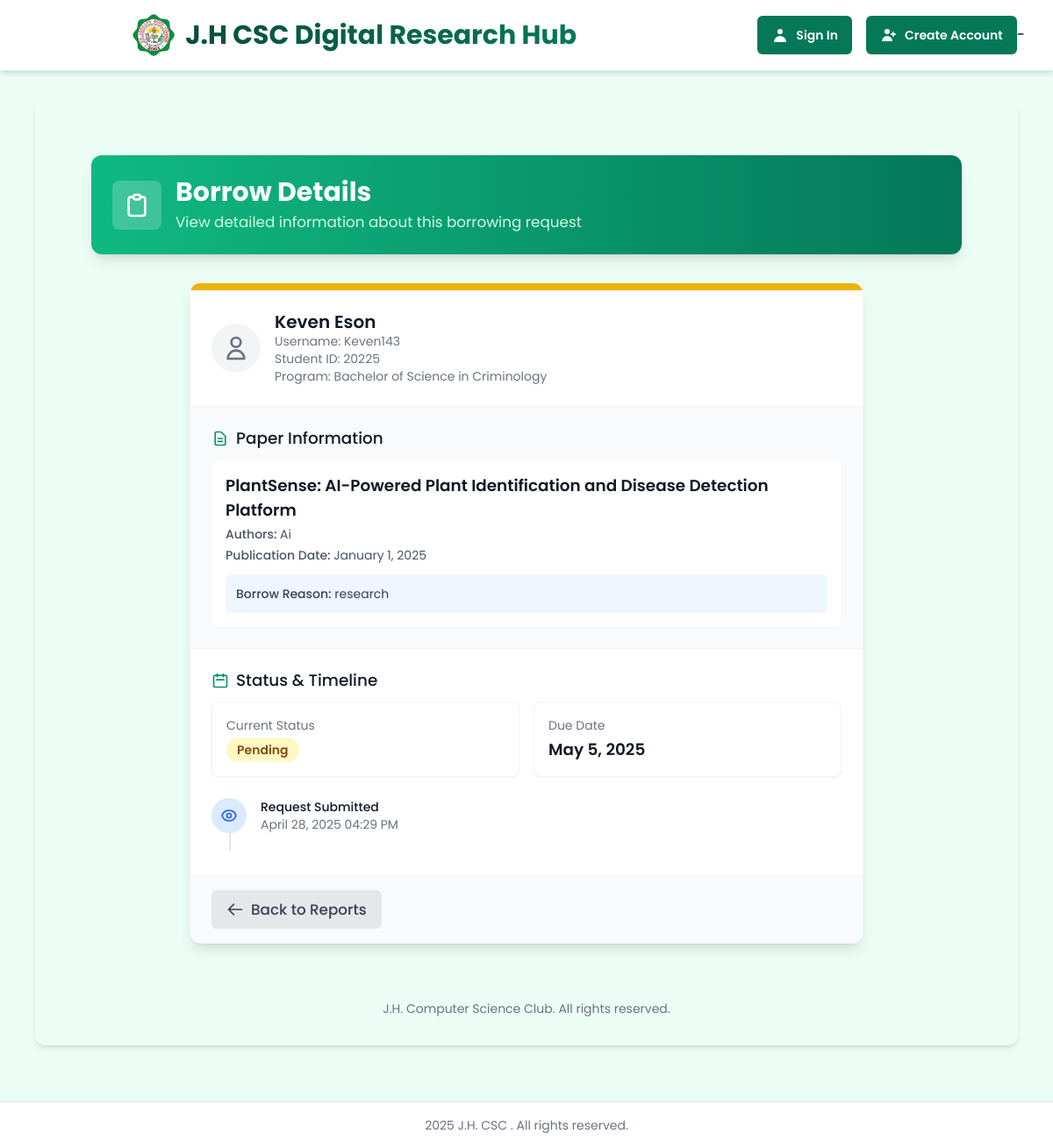
The page /accounts/admin/borrows/11/ on the database as committed earlier.
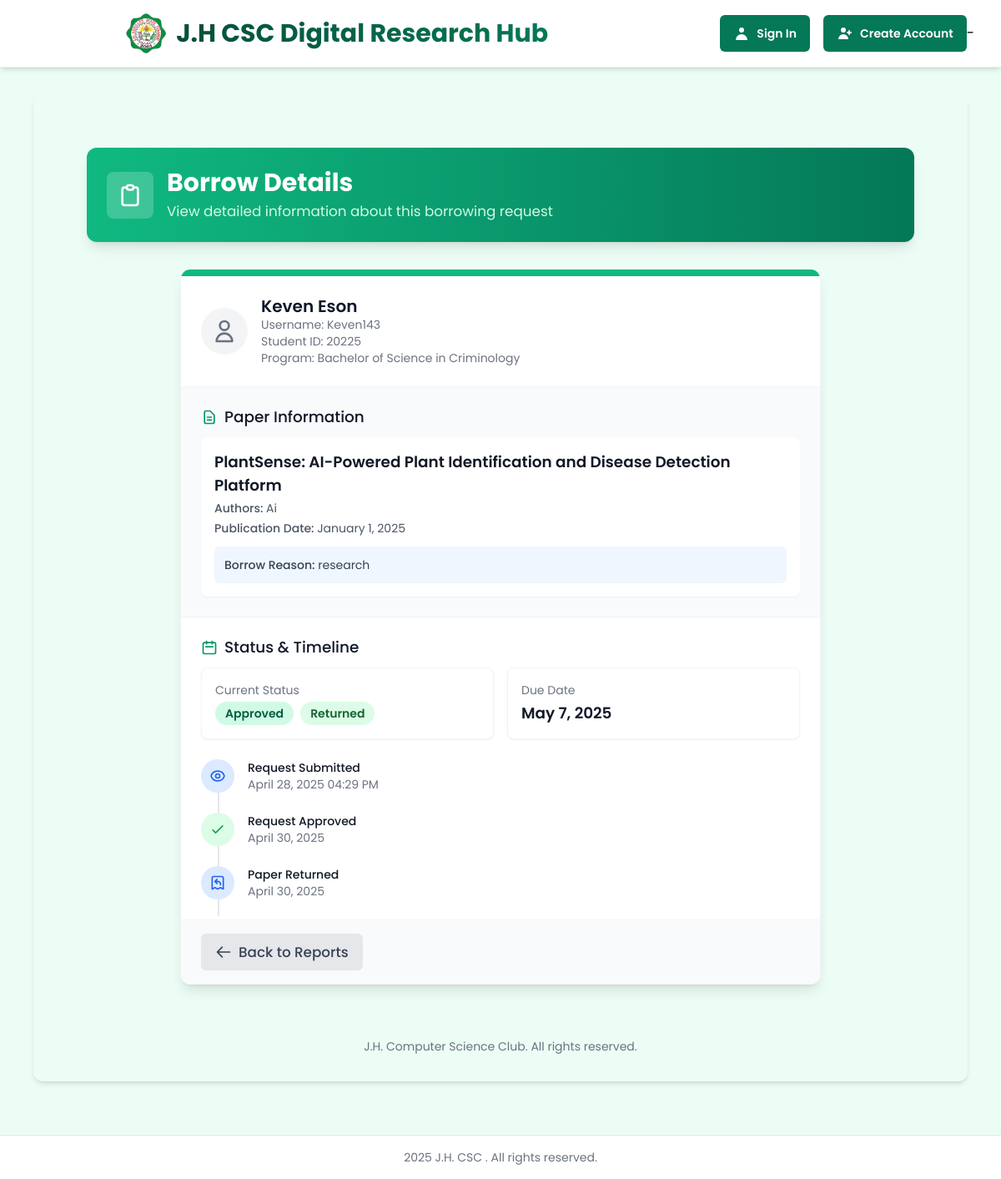
The same page on the database as committed later.
### scholar/models.py (models this page shows, shortened)
class Borrow(models.Model):
    STATUS_CHOICES = [
        ('pending', 'Pending Approval'),
        ('approved', 'Approved'),
        ('rejected', 'Rejected'),
        ('reserved', 'Reserved'),
    ]
    RETURN_STATUS_CHOICES = [
        ('pending', 'Pending Return Approval'),
        ('approved', 'Return Approved'),
        ('rejected', 'Return Rejected'),
    ]
    user = models.ForeignKey(User, on_delete=models.CASCADE)
    paper = models.ForeignKey(Paper, on_delete=models.CASCADE)
    borrow_date = models.DateTimeField(default=timezone.now)
    return_date = models.DateTimeField(null=True, blank=True)
    status = models.CharField(max_length=10, choices=STATUS_CHOICES, default='pending')
    return_status = models.CharField(max_length=10, choices=RETURN_STATUS_CHOICES, null=True, blank=True)
    is_returned = models.BooleanField(default=False)
    due_date = models.DateTimeField(null=True, blank=True)
    borrow_reason = models.TextField(blank=True, null=True, help_text='Reason for borrowing this paper')
    request_date = models.DateTimeField(default=timezone.now)
    notification_read = models.BooleanField(default=False, help_text='Whether the approval notification has been read')
    rejection_reason = models.TextField(blank=True, null=True, help_text='Reason for rejecting this borrow request')
    class Meta:
        ordering = ['-borrow_date']

class Student(models.Model):
    YEAR_CHOICES = [
        (1, '1st Year'),
        (2, '2nd Year'),
        (3, '3rd Year'),
        (4, '4th Year'),
        (5, '5th Year'),
    ]
    PROGRAM_CHOICES = [
        ('MAgDev-AE', 'Master of Agricultural Development - Agricultural Extension'),
        ('BSA-CS', 'Bachelor of Science in Agriculture - Crop Science'),
        ('BSA-AS', 'Bachelor of Science in Agriculture - Animal Science'),
        ('MAEd-EA', 'Master of Arts in Education - Educational Administration'),
        ('BEEd', 'Bachelor of Elementary Education'),
        ('BPEd', 'Bachelor of Physical Education'),
        ('BSEd-ENG', 'Bachelor of Secondary Education - English'),
        ('BSEd-MATH', 'Bachelor of Secondary Education - Mathematics'),
        ('BSIT', 'Bachelor of Science in Information Technology'),
        ('BSCrim', 'Bachelor of Science in Criminology'),
        ('BSISM', 'Bachelor of Science in Industrial Security Management'),
    ]
    user = models.OneToOneField(User, on_delete=models.CASCADE)
    student_id = models.CharField(max_length=50, unique=True)
    program = models.CharField(max_length=100, choices=PROGRAM_CHOICES)
    year_level = models.IntegerField(choices=YEAR_CHOICES)

class Paper(models.Model):
    title = models.CharField(max_length=255)
    authors = models.ManyToManyField('Author', related_name='papers')
    abstract = models.TextField()
    publication_date = models.DateField()
    citations = models.PositiveIntegerField(default=0)
    available_copies = models.PositiveIntegerField(default=1)
    view_count = models.PositiveIntegerField(default=0)
    viewers = models.ManyToManyField(User, related_name='viewed_papers', blank=True)
    pdf_file = models.FileField(upload_to='papers/', blank=True, null=True)
    program = models.CharField(
        max_length=100,
        choices=Student.PROGRAM_CHOICES,
        default='BSIT'  # Setting default value to BSIT
    )
    keywords = models.CharField(max_length=255, blank=True, help_text='Comma-separated keywords')
    created_at = models.DateTimeField(auto_now_add=True, null=True)

### scholar/views.py (the view)
# urls.py: path('admin/borrows/<int:borrow_id>/', view_borrow, name='view_borrow'),
def view_borrow(request, borrow_id):
    borrow = get_object_or_404(Borrow, id=borrow_id)
    return render(request, 'scholar/view_borrow.html', {'borrow': borrow})

### scholar/context_processors.py (called while the page is built, shortened)
def admin_stats(request):
    context = {}
    return context

### scholar/templates/scholar/view_borrow.html (shortened to what the changed rows need)
{% extends 'scholar/base.html' %}
{% block content %}
<div class="container mx-auto px-4 py-8">
    <div class="bg-gradient-to-r from-emerald-500 to-emerald-700 rounded-xl shadow-lg p-6 mb-8">
        <div class="flex items-center">
            <div>
                <h1 class="text-2xl md:text-3xl font-bold text-white">Borrow Details</h1>
            </div>
        </div>
    </div>
    <div class="bg-white shadow-lg rounded-xl overflow-hidden border border-gray-100 max-w-3xl mx-auto">
        <div class="w-full {% if borrow.status == 'pending' %}bg-yellow-500
                {% elif borrow.status == 'approved' %}bg-emerald-500
                {% elif borrow.status == 'rejected' %}bg-red-500
                {% elif borrow.status == 'returned' %}bg-blue-500{% endif %} h-2"></div>
        <div class="p-6 border-b border-gray-100">
            <div class="flex items-center">
                <div class="ml-4">
                    <h2 class="text-xl font-semibold text-gray-900">{{ borrow.user.get_full_name|default:borrow.user.username }}</h2>
                    <p class="text-sm text-gray-500">Username: {{ borrow.user.username }}</p>
                    {% if borrow.user.student %}
                    <p class="text-sm text-gray-500">Student ID: {{ borrow.user.student.student_id }}</p>
                    <p class="text-sm text-gray-500">Program: {{ borrow.user.student.get_program_display }}</p>
                    {% endif %}
                </div>
            </div>
        </div>
        <div class="p-6 border-b border-gray-100 bg-gray-50">
            <h3 class="text-lg font-medium text-gray-900 mb-3 flex items-center">
            </h3>
            <div class="bg-white p-4 rounded-lg shadow-sm">
                <h4 class="text-lg font-semibold text-gray-900">{{ borrow.paper.title }}</h4>
                {% if borrow.paper.authors.all %}
                <p class="text-sm text-gray-600 mt-1">
                    <span class="font-medium">Authors:</span>
                    {% for author in borrow.paper.authors.all %}
                        {{ author.name }}{% if not forloop.last %}, {% endif %}
                    {% endfor %}
                </p>
                {% endif %}
                <p class="text-sm text-gray-600 mt-1">
                    <span class="font-medium">Publication Date:</span> {{ borrow.paper.publication_date|date:"F j, Y" }}
                </p>
                {% if borrow.borrow_reason %}
                <div class="mt-3 p-3 bg-blue-50 rounded-md">
                    <p class="text-sm text-gray-700">
                        <span class="font-medium">Borrow Reason:</span> {{ borrow.borrow_reason }}
                    </p>
                </div>
                {% endif %}
            </div>
        </div>
        <div class="p-6">
            <h3 class="text-lg font-medium text-gray-900 mb-3 flex items-center">
            </h3>
            <div class="grid grid-cols-1 md:grid-cols-2 gap-4">
                <div class="bg-white p-4 rounded-lg shadow-sm border border-gray-100">
                    <div class="flex items-center">
                        <span class="px-3 py-1 text-sm font-semibold rounded-full
                            {% if borrow.status == 'pending' %}bg-yellow-100 text-yellow-800
                            {% elif borrow.status == 'approved' %}bg-emerald-100 text-emerald-800
                            {% elif borrow.status == 'rejected' %}bg-red-100 text-red-800
                            {% elif borrow.status == 'returned' %}bg-blue-100 text-blue-800{% endif %}">
                            {{ borrow.status|title }}
                        </span>
                        {% if borrow.is_returned %}
                        <span class="ml-2 px-3 py-1 text-sm font-semibold rounded-full bg-green-100 text-green-800">
                            Returned
                        </span>
                        {% endif %}
                    </div>
                </div>
                {% if borrow.due_date %}
                <div class="bg-white p-4 rounded-lg shadow-sm border border-gray-100">
                    <p class="text-sm text-gray-500 mb-1">Due Date</p>
                    <p class="text-lg font-semibold {% if borrow.due_date < now and not borrow.is_returned %}text-red-600{% else %}text-gray-900{% endif %}">
                        {{ borrow.due_date|date:"F j, Y" }}
                    </p>
                </div>
                {% endif %}
            </div>
            <div class="mt-6">
                <div class="relative">
                    <div class="relative flex items-start mb-6">
                        <div class="ml-4">
                            <h4 class="text-sm font-medium text-gray-900">Request Submitted</h4>
                            <p class="text-sm text-gray-500">{{ borrow.request_date|date:"F j, Y h:i A" }}</p>
                        </div>
                    </div>
                    {% if borrow.status == 'approved' or borrow.status == 'returned' %}
                    <div class="relative flex items-start mb-6">
                        <div class="flex-shrink-0 h-10 w-10 rounded-full bg-green-100 flex items-center justify-center z-10">
                            <svg class="h-5 w-5 text-green-600" fill="none" stroke="currentColor" viewBox="0 0 24 24">
                                <path stroke-linecap="round" stroke-linejoin="round" stroke-width="2" d="M5 13l4 4L19 7" />
                            </svg>
                        </div>
                        <div class="ml-4">
                            <h4 class="text-sm font-medium text-gray-900">Request Approved</h4>
                            <p class="text-sm text-gray-500">{{ borrow.borrow_date|date:"F j, Y" }}</p>
                        </div>
                    </div>
                    {% endif %}
                    {% if borrow.is_returned %}
                    <div class="relative flex items-start">
                        <div class="flex-shrink-0 h-10 w-10 rounded-full bg-blue-100 flex items-center justify-center z-10">
                            <svg class="h-5 w-5 text-blue-600" fill="none" stroke="currentColor" viewBox="0 0 24 24">
                                <path stroke-linecap="round" stroke-linejoin="round" stroke-width="2" d="M16 15v-1a4 4 0 00-4-4H8m0 0l3 3m-3-3l3-3m9 14V5a2 2 0 00-2-2H6a2 2 0 00-2 2v16l4-2 4 2 4-2 4 2z" />
                            </svg>
                        </div>
                        <div class="ml-4">
                            <h4 class="text-sm font-medium text-gray-900">Paper Returned</h4>
                            <p class="text-sm text-gray-500">{{ borrow.return_date|date:"F j, Y" }}</p>
                        </div>
                    </div>
                    {% endif %}
                </div>
            </div>
        </div>
        <div class="px-6 py-4 bg-gray-50 border-t border-gray-100 flex justify-between">
            <a href="{% url 'admin_reports' %}" class="inline-flex items-center px-4 py-2 bg-gray-200 border border-transparent rounded-md font-medium text-gray-700 hover:bg-gray-300 focus:outline-none focus:ring-2 focus:ring-offset-2 focus:ring-gray-500">
            </a>
        </div>
    </div>
</div>
{% endblock %}

Rows that differ between the two databases and show on the page:
changed Borrow "research": status "Pending" → "Approved"; is_returned False → True (drawn); due_date "May 5, 2025" → "May 7, 2025"; borrow_date (not shown) → "April 30, 2025"; return_date (not shown) → "April 30, 2025"
Other text that changed with them:
text now shown: "Returned Request Approved Paper Returned"
